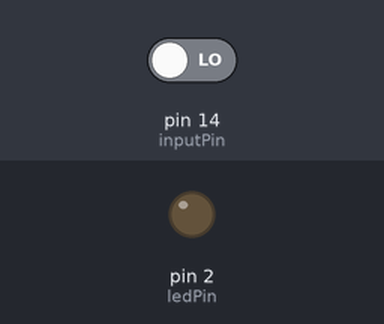
A sketch run on a simulated Arduino Uno, built with avr-gcc and run on an emulated ATmega328P. Parts: output pins drawn as LEDs (lit = HIGH). The inputs (shaded band) are chosen by the test bench; at power-on: pin 14 (inputPin) LOW. What the sketch prints to the serial monitor is not drawn.

Above: at 1.2 s.
1.3 s: pin 14 (inputPin) driven HIGH
At 2.3 s:
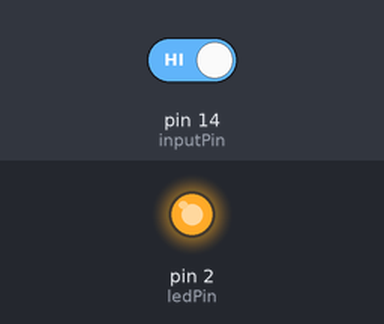
2.8 s: pin 14 (inputPin) driven LOW
At 3.3 s:
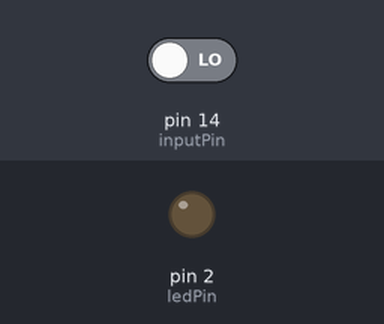
Timing chart, 0 to 5.8 s (numbered marks = the images above; inputs shaded):
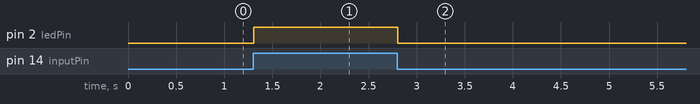

Measured:
- after the input at 1.3 s, pin 2 (ledPin): LOW → HIGH at once
- after the input at 2.8 s, pin 2 (ledPin): HIGH → LOW at once

The sketch:

PIR.ino
```cpp
int ledPin = 2; // LED pin
int inputPin = 14; // input pin of PIR
int pirState = LOW;
int val = 0;
//
void setup() {
  pinMode(ledPin, OUTPUT); // declare LED as output
  pinMode(inputPin, INPUT); // declare sensor as input
  Serial.begin(9600);
}
void loop(){
  val = digitalRead(inputPin); // read input value
  Serial.println(val);
  if (val == HIGH) {
    digitalWrite(ledPin, HIGH); // LED on
    if (pirState == LOW) {
      // we have just turned on
      Serial.println("Motion detected");
      pirState = HIGH;
      delay(50);
    }
  } else {
    digitalWrite(ledPin, LOW); // LED off
    if (pirState == HIGH){
      // we have just turned of
      Serial.println("Motion ended");
      pirState = LOW;
      delay(50);
    }
  }
}
```
